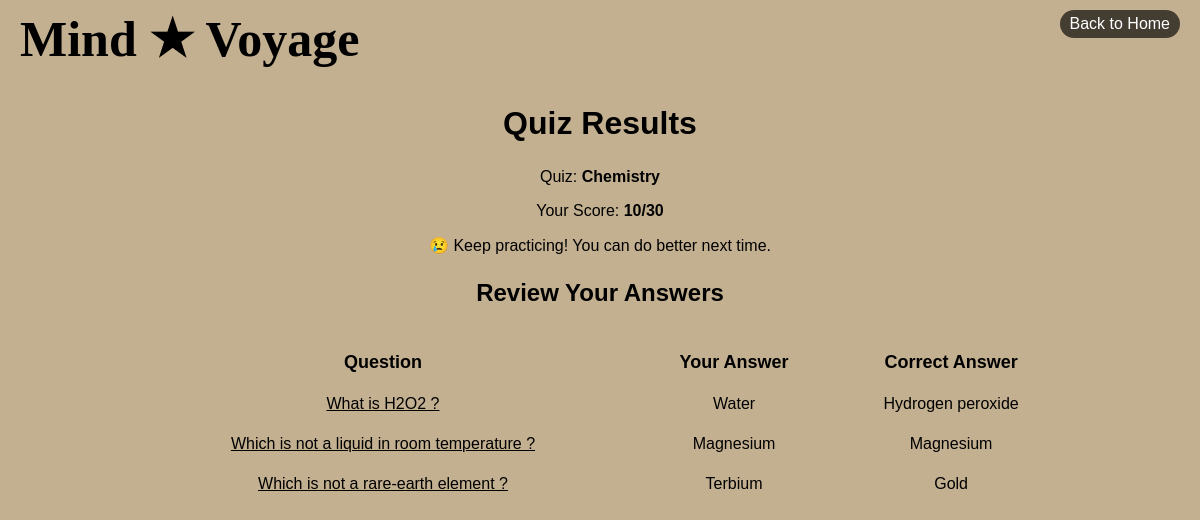
Screenshot of /quiz_app/result/16/ (signed in) with the database file from the repository.
### quiz_app/models.py (models this page shows, shortened)
class Result(models.Model):
    user = models.ForeignKey(User, on_delete=models.CASCADE, related_name="results")
    quiz = models.ForeignKey(Quiz, on_delete=models.CASCADE, related_name="results")
    score = models.IntegerField(null=True)
    attempted_at = models.DateTimeField(auto_now_add=True)

class Quiz(models.Model):
    CATEGORY_CHOICES = [
    ('Science', 'Science'),
    ('History', 'History'),
    ]
    title = models.CharField(max_length=200)
    category = models.CharField(max_length=50, choices=CATEGORY_CHOICES)  # Added category
    total_score = models.IntegerField(default=50)
    created_by = models.ForeignKey(User, on_delete=models.CASCADE)

class Question(models.Model):
    quiz = models.ForeignKey(Quiz, on_delete=models.CASCADE, related_name="questions")
    text = models.TextField()
    score = models.IntegerField(default=10)

class Answer(models.Model):
    question = models.ForeignKey(Question, on_delete=models.CASCADE, related_name="answers")
    text = models.CharField(max_length=200)
    is_correct = models.BooleanField(default=False)

### quiz_app/views.py (the view)
# urls.py: path('result/<int:result_id>/', views.result, name='result'),
def result(request, result_id):
    result = get_object_or_404(Result, id=result_id, user=request.user)
    questions = result.quiz.questions.all()
    total_score = sum(question.score for question in questions)
    question_answers = []
    for question in questions:
        correct_answer = question.answers.filter(is_correct=True).first()
        user_answer = result.user_answers.filter(question=question).first()
        question_answers.append({
            'question': question.text,
            'user_answer': user_answer.answer.text if user_answer else "No answer",
            'correct_answer': correct_answer.text if correct_answer else "No correct answer",
        })
    percentage_score = (result.score / total_score) * 100 if total_score > 0 else 0
    context = {
        'result': result,
        'question_answers': question_answers,
        'total_score': total_score,
        'percentage_score': round(percentage_score, 2)
    }
    return render(request, 'result.html', context)

### quiz_app/templates/result.html (shortened to what this page needs)
{% load static %}
<!DOCTYPE html>
<html lang="en">
<head>
    <link rel="stylesheet" href="{% static 'css/result.css' %}">
</head>
<body>
    <header>
        <div class="logo">Mind ★ Voyage</div>
        <a href="{% url 'index' %}" class="back">Back to Home</a>
    </header>
    <h2>Quiz Results</h2>
    <p>Quiz: <strong>{{ result.quiz.title }}</strong></p>
    <p>Your Score: <strong>{{ result.score }}/{{ total_score }}</strong></p>
    {% if percentage_score >= 80 %}
        <p>🎉 Excellent job! You scored very high!</p>
    {% elif percentage_score >= 50 %}
        <p>😊 Good effort! You did well.</p>
    {% else %}
        <p>😢 Keep practicing! You can do better next time.</p>
    {% endif %}
    <h3>Review Your Answers</h3>
    <table class="table">
        <tr>
            <th>Question</th>
            <th>Your Answer</th>
            <th>Correct Answer</th>
        </tr>
        {% for qa in question_answers %}
        <tr>
            <td class="question">{{ qa.question }}</td>
            <td>{{ qa.user_answer }}</td>
            <td>{{ qa.correct_answer }}</td>
        </tr>
        {% endfor %}
    </table>
</body>
</html>

### static/css/result.css (style rules this page uses)
body { font-family: Arial, sans-serif; background: #C3B091; color: black; text-align: center; margin: 0; padding: 0; }
header { display: flex; justify-content: space-between; align-items: flex-start; padding: 10px 20px; background-color: #C3B091; }
.logo { font-family: fantasy; font-size: 50px; font-weight: bold; }
.back { color: white; text-decoration: none; background: rgba(0, 0, 0, 0.65); padding: 5px 10px; border-radius: 20px; cursor: pointer; }
table { text-align: center; margin: 20px auto; border-collapse: separate; border-spacing: 20px; width: 80%; }
.question { text-decoration: underline; }
table th { font-size: large; font-weight: bold; }
h3 { font-size: x-large; }
h2 { font-size: xx-large; }

### rows the page displays
Result: quiz "Chemistry", score "10"
Question: question "What is H2O2 ?"
Answer: user_answer "Water"
Answer: correct_answer "Hydrogen peroxide"
Question: question "Which is not a liquid in room temperature ?"
Answer: user_answer "Magnesium", correct_answer "Magnesium"
Question: question "Which is not a rare-earth element ?"
Answer: user_answer "Terbium"
Answer: correct_answer "Gold"

### other values shown
{{ total_score }} "30"
